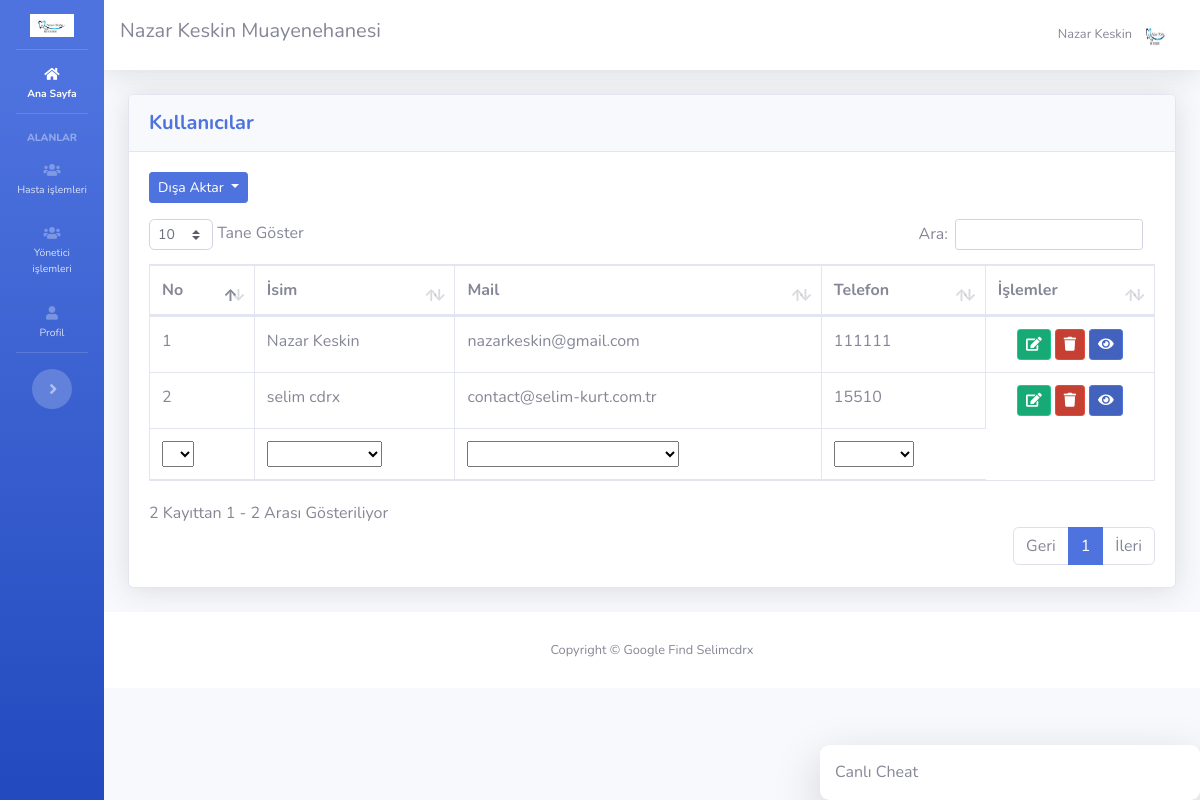
The page /kullanicilar.php (signed in) on the database its author committed.
### tables this page shows
CREATE TABLE `ayarlar` (
  `id` int(11) NOT NULL,
  `site_logo` varchar(400) DEFAULT NULL,
  `site_baslik` varchar(350) DEFAULT NULL,
  `site_aciklama` varchar(300) DEFAULT NULL,
  `site_link` varchar(100) DEFAULT NULL,
  `site_sahip_mail` varchar(100) DEFAULT NULL,
  `site_mail_host` varchar(100) DEFAULT NULL,
  `site_mail_mail` varchar(100) DEFAULT NULL,
  `site_mail_port` int(11) DEFAULT NULL,
  `site_mail_sifre` varchar(100) DEFAULT NULL
);

CREATE TABLE `kullanicilar` (
  `kul_id` int(11) NOT NULL,
  `kul_isim` varchar(200) DEFAULT NULL,
  `kul_mail` varchar(200) DEFAULT NULL,
  `kul_sifre` varchar(100) DEFAULT NULL,
  `kul_telefon` varchar(100) DEFAULT NULL,
  `kul_yetki` int(11) NOT NULL DEFAULT '0'
);

### islemler/baglan.php (called while the page is built, shortened)
<?php
$host="localhost";
$veritabani_ismi="selimyra_nazar";
$kullanici_adi="selimyra_nazarx";
$sifre="Asd123asd.";
try {
	$db = new PDO("mysql:host=$host;dbname=$veritabani_ismi;charset=utf8",$kullanici_adi,$sifre);
} catch (PDOException $e) {
	echo $e->getmessage();
}
$sorgu=$db->prepare("SELECT * FROM ayarlar");
$sorgu->execute();
$ayarcek=$sorgu->fetch(PDO::FETCH_ASSOC);
?>

### fonksiyonlar.php (called while the page is built, shortened)
<?php
function yetkikontrol()
{
	if ($_SESSION['kul_yetki']==1) {
		return TRUE;
	} else {
		return FALSE;
	}
}
?>

### kullanicilar.php (the view, shortened to what this page needs)
<?php
include'header.php';
?>
<link rel="stylesheet" type="text/css" href="vendor/datatables/dataTables.bootstrap4.min.css">
<div class="container-fluid">
  <div class="card shadow mb-4">
    <div class="card-header py-3">
      <h5 class="m-0 font-weight-bold text-primary">Kullanıcılar</h5>
    </div>
    <div class="card-body">
      <div class="dropdown">
        <button class="btn btn-primary btn-sm dropdown-toggle" type="button" id="dropdownMenuButton" data-toggle="dropdown" aria-haspopup="true" aria-expanded="false">
          Dışa Aktar
        </button>
</div>
<div class="table-responsive mt-3">
  <table class="table table-bordered" id="kullanicitablosu">
    <thead>
      <tr>
        <th>No</th>
        <th>İsim</th>
        <th>Mail</th>
        <th>Telefon</th>
        <th>İşlemler</th>
      </tr>
    </thead>
    <tbody>
      <?php
      $sayi=0;
      $sorgu=$db->prepare("SELECT * FROM kullanicilar");
      $sorgu->execute();
      while ($kullanicibilgisi=$sorgu->fetch(PDO::FETCH_ASSOC)) {
        $sayi++;
        ?>
        <tr>
          <td><?php echo $sayi; ?></td>
          <td><?php echo $kullanicibilgisi['kul_isim']; ?></td>
          <td><?php echo $kullanicibilgisi['kul_mail']; ?></td>
          <td><?php echo $kullanicibilgisi['kul_telefon']; ?></td>
          <td>
            <div class="row justify-content-center">
              <form action="kullaniciduzenle.php" method="POST" accept-charset="utf-8">
                <button type="submit" name="duzenleme" class="btn btn-success btn-sm btn-icon-split">
                  <span class="icon text-white-60">
                    <i class="fas fa-edit"></i>
                  </span>
                </button>
              </form>
              <form class="mx-1" action="islemler/ajax.php" method="POST" accept-charset="utf-8">
                <button type="submit" name="kulsilme" class="btn btn-danger btn-sm btn-icon-split">
                  <span class="icon text-white-60">
                    <i class="fas fa-trash"></i>
                  </span>
                </button>
              </form>
              <form action="kullanici.php" method="POST" accept-charset="utf-8">
                <button type="submit" name="duzenleme" class="btn btn-primary btn-sm btn-icon-split">
                  <span class="icon text-white-60">
                    <i class="fas fa-eye"></i>
                  </span>
                </button>
              </form>
            </div>
          </td>
        </tr>
      <?php } ?>
    </tbody>
    <tfoot>
      <tr>
        <th>No</th>
        <th>İsim</th>
        <th>Mail</th>
        <th>Telefon</th>
      </tr>
    </tfoot>
  </table>
</div>
</div>
</div>
</div>
<?php include'footer.php' ?>

### header.php (shortened to what this page needs)
<?php
include 'islemler/baglan.php';
include 'fonksiyonlar.php';
?>
<!DOCTYPE html>
<html lang="tr">
<head>
  <link href="vendor/fontawesome-free/css/all.min.css" rel="stylesheet" type="text/css">
  <link href="css/sb-admin-2.min.css" rel="stylesheet">
  <link rel="stylesheet" href="css/aksoyhlc.css">
</head>
<body id="page-top">
  <div id="wrapper">
    <ul class="navbar-nav bg-gradient-primary sidebar sidebar-dark accordion" id="accordionSidebar">
     <li class="nav-item">
      <a class="nav-link text-center" href="index.php">
        <img src="dosyalar/<?php echo $ayarcek['site_logo'] ?>" style="width: 60%; height: auto;">
      </a>
    </li>
    <hr class="sidebar-divider my-0">
    <li class="nav-item active">
      <a class="nav-link" href="index.php">
        <i class="fas fa-home"></i>
        <span>Ana Sayfa</span></a>
      </li>
      <hr class="sidebar-divider">
      <div class="sidebar-heading">
        Alanlar
      </div>
      <li class="nav-item">
        <a class="nav-link collapsed" href="#" data-toggle="collapse" data-target="#collapseTwo" aria-expanded="true" aria-controls="collapseTwo">
          <i class="fas fa-users"></i>
          <span>Hasta işlemleri</span>
        </a>
      </li>
      <?php if (yetkikontrol()): ?>
       <li class="nav-item">
        <a class="nav-link collapsed" href="#" data-toggle="collapse" data-target="#kullanicimeby" aria-expanded="true" aria-controls="kullanicimeby">
          <i class="fas fa-users"></i>
          <span>Yönetici işlemleri</span>
        </a>
      </li>
    <?php endif ?>
      <li class="nav-item">
        <a class="nav-link" href="profil.php">
          <i class="fas fa-user"></i>
          <span>Profil</span></a>
        </li>
        <hr class="sidebar-divider d-none d-md-block">
        <div class="text-center d-none d-md-inline">
          <button class="rounded-circle border-0" id="sidebarToggle"></button>
        </div>
      </ul>
      <div id="content-wrapper" class="d-flex flex-column">
        <div id="content">
          <nav class="navbar navbar-expand navbar-light bg-white topbar mb-4 static-top shadow">
            <h5><?php echo $ayarcek['site_baslik'] ?></h5>
            <ul class="navbar-nav ml-auto">
              <li class="nav-item dropdown no-arrow">
                <a class="nav-link dropdown-toggle" href="#" id="userDropdown" role="button" data-toggle="dropdown" aria-haspopup="true" aria-expanded="false">
                  <span class="mr-2 d-none d-lg-inline text-gray-600 small"><?php echo $_SESSION['kul_isim'] ?></span>
                  <img class="img-profile rounded-circle" src="dosyalar/<?php echo $ayarcek['site_logo'] ?>">
                </a>
              </li>
            </ul>
          </nav>

### rows shown on the page
ayarlar: site_logo (picture), site_baslik "Nazar Keskin Muayenehanesi"
kullanicilar: kul_isim "Nazar Keskin", kul_mail "nazarkeskin@gmail.com", kul_telefon "111111"
kullanicilar: kul_isim "selim cdrx", kul_mail "contact@selim-kurt.com.tr", kul_telefon "15510"

### other values the page prints
$_SESSION['kul_isim'] "Nazar Keskin"
